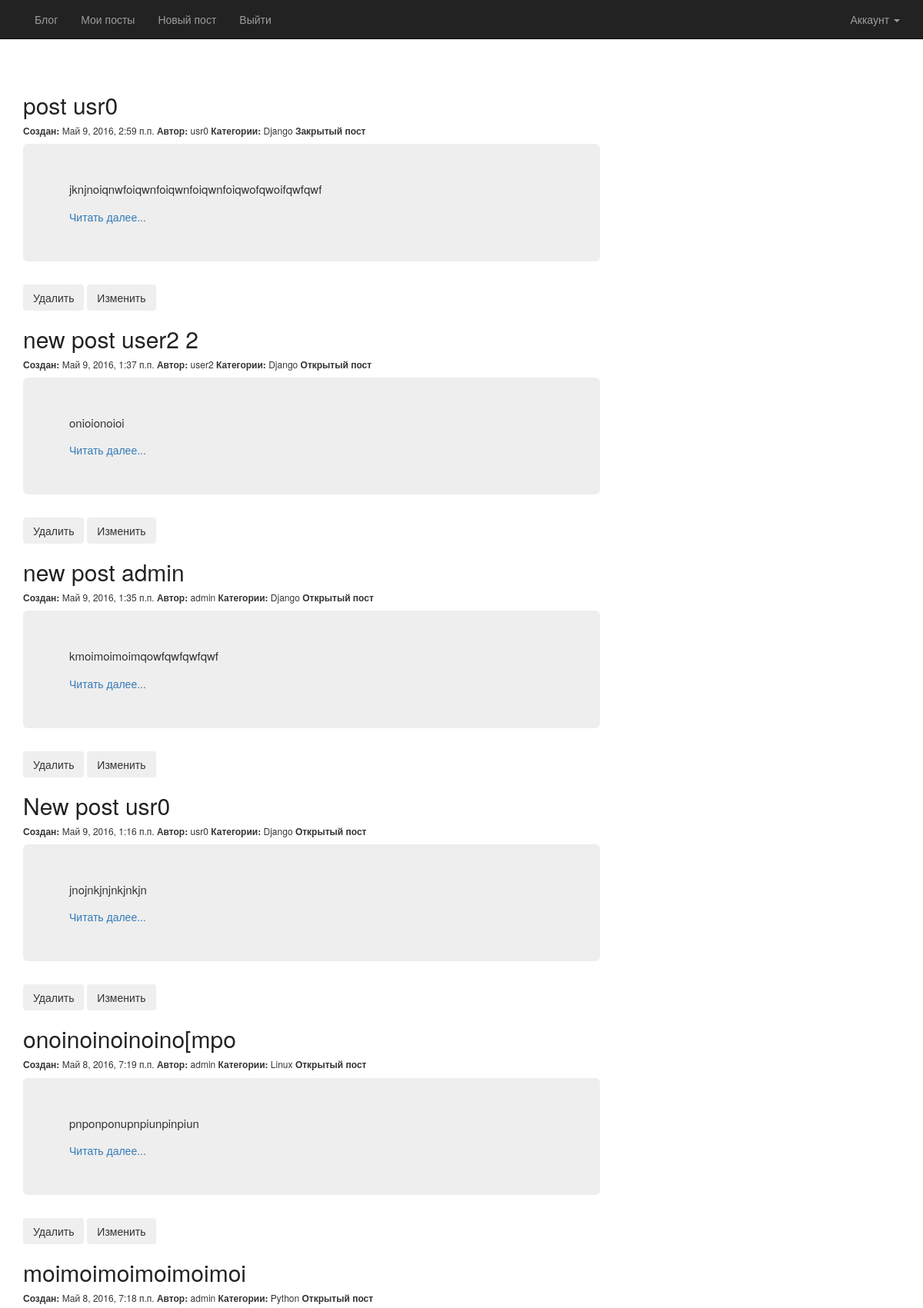
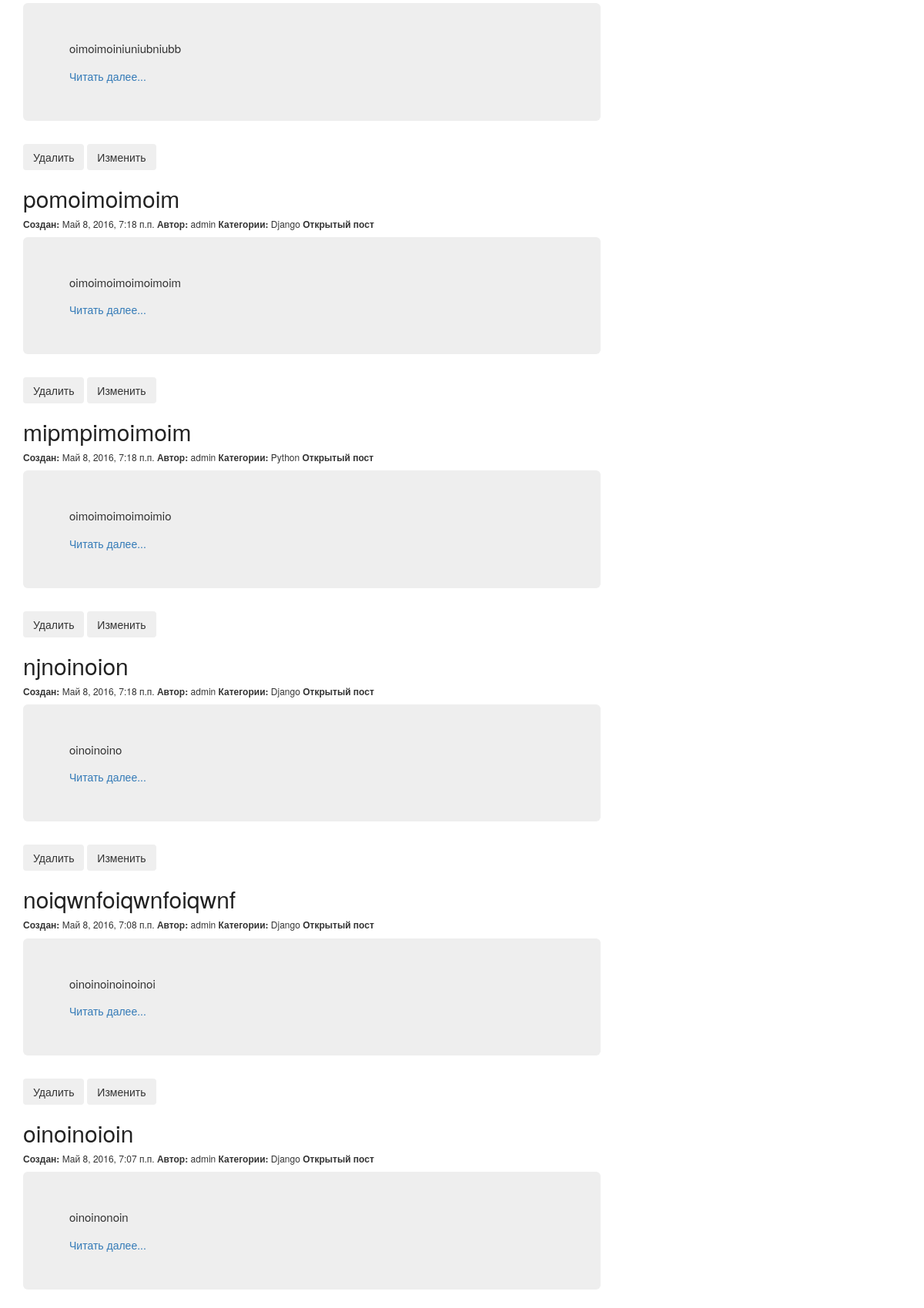
/edit/ (signed in, upper part), run on the app's committed database (2 pictures, top to bottom).
### blog/models.py (models this page shows, shortened)
class Article(models.Model):
    article_title = models.CharField(max_length=100)
    article_text = models.TextField()
    article_date_create = models.DateTimeField(default=timezone.now)
    article_date_modify = models.DateTimeField(default=timezone.now)
    article_access = models.BooleanField(default=True)
    article_autor = models.ForeignKey(User)
    article_tag = models.ManyToManyField(Tags)
    article_count = models.ManyToManyField('CountArticle')

class Tags(models.Model):
    tags_name = models.CharField(max_length=50)
    def __str__(self):
        return self.tags_name

### blog/views.py (the view)
# urls.py: url(r'^edit/$', views.EditView.as_view(), name='edit'),
class EditView(generic.ListView):
    template_name = 'blog/edit.html'
    context_object_name = 'edit_post'
    def get_queryset(self):
        if self.request.user.is_superuser:
            return Article.objects.order_by('-article_date_create').all()
        else:
            return Article.objects.filter(article_autor=self.request.user).order_by('-article_date_create')
    @method_decorator(login_required(redirect_field_name='',
                      login_url='/access_error_to_post'))
    def dispatch(self, request, *args, **kwargs):
        return super(EditView, self).dispatch(request, *args, **kwargs)

### blog/context_processors.py (called while the page is built)
def total_count(request):
    if request.user.is_authenticated():
        try:
            total = CountArticle.objects.get(user=request.user)
            return {"total_count": total.count_article.all().count(), }
        except ObjectDoesNotExist:
            CountArticle.objects.create(user=request.user)
            count_object = CountArticle.objects.get(user=request.user)
            art = Article.objects.all()
            art = list(art)
            count_object.count_article.add(*list(Article.objects.all()))
            return {"total_count": count_object.count_article.all().count(), }
    return {}

### blog/templates/blog/edit.html (shortened to what this page needs)
{% extends "blog/home.html" %}
{% load staticfiles %}
{% block load_css %}
    <link href="{% static 'blog/css/bootstrap.css' %}" rel="stylesheet">
    <link rel="stylesheet" type="text/css" href="{% static 'blog/style.css' %}">
    <link href="{% static 'blog/css/login-margin.css' %}" rel="stylesheet">
{% endblock load_css %}
{% block post %}
    {% if edit_post %}
        <div class="container blog-post">
            <div class="row">
                <div class="col-lg-8 col-md-8">
                    {% for x in edit_post %}
                        <div>
                            <h2 class="article-title">
                                <a class="article-title" href="{% url 'blog:full' x.id %}"> {{ x.article_title }} </a>
                            </h2>
                        </div>
                        <h6>
                            <b>Создан:</b> {{ x.article_date_create }}
                            <b>Автор:</b> {{ x.article_autor }}
                            <b>Категории:</b>
                            {% for tag in x.article_tag.all %}
                                {{ tag }}
                            {% endfor %}
                            {% if x.article_access %}
                                <b>Открытый пост</b>
                            {% else %}
                                <b>Закрытый пост</b>
                            {% endif %}
                        </h6>
                        <div class="jumbotron">
                            <p class="text-justify">
                                {{ x.article_text|linebreaksbr|urlize|truncatewords_html:20 }}
                            </p>
                            <a href="{% url 'blog:full' x.id %}">Читать далее...</a>
                        </div>
                        <div class="form-actions">
                            <button class="btn" onclick="location.href = '{% url 'blog:delete' x.id %}'">Удалить</button>
                            <button class="btn" onclick="location.href = '{% url 'blog:editpost' x.id %}'">Изменить</button>
                        </div>
                    {% endfor %}
                </div>
            </div>
        </div>
    {% endif %}
{% endblock post %}

### blog/static/blog/style.css (style rules this page uses)
body { margin-top: 100px; }
.article-title a, .article-title a:visited { color: #222222; text-decoration: none; }
p.text-justify { font-size: 15px; }

### data on the page
Article: article_title "post usr0", article_date_create "Май 9, 2016, 2:59 п.п.", article_autor "usr0", article_access "Закрытый пост", article_text "jknjnoiqnwfoiqwnfoiqwnfoiqwnfoiqwofqwoifqwfqwf"
Tags: tags_name "Django"
Article: article_title "new post user2 2", article_date_create "Май 9, 2016, 1:37 п.п.", article_autor "user2", article_access "Открытый пост", article_text "onioionoioi"
Article: article_title "new post admin", article_date_create "Май 9, 2016, 1:35 п.п.", article_autor "admin", article_access "Открытый пост", article_text "kmoimoimoimqowfqwfqwfqwf"
Article: article_title "New post usr0", article_date_create "Май 9, 2016, 1:16 п.п.", article_autor "usr0", article_access "Открытый пост", article_text "jnojnkjnjnkjnkjn"
Article: article_title "onoinoinoinoino[mpo", article_date_create "Май 8, 2016, 7:19 п.п.", article_autor "admin", article_access "Открытый пост", article_text "pnponponupnpiunpinpiun"
Tags: tags_name "Linux"
Article: article_title "moimoimoimoimoimoi", article_date_create "Май 8, 2016, 7:18 п.п.", article_autor "admin", article_access "Открытый пост", article_text "oimoimoiniuniubniubb"
Tags: tags_name "Python"
Article: article_title "pomoimoimoim", article_date_create "Май 8, 2016, 7:18 п.п.", article_autor "admin", article_access "Открытый пост", article_text "oimoimoimoimoimoim"
Article: article_title "mipmpimoimoim", article_date_create "Май 8, 2016, 7:18 п.п.", article_autor "admin", article_access "Открытый пост", article_text "oimoimoimoimoimio"
Article: article_title "njnoinoion", article_date_create "Май 8, 2016, 7:18 п.п.", article_autor "admin", article_access "Открытый пост", article_text "oinoinoino"
Article: article_title "noiqwnfoiqwnfoiqwnf", article_date_create "Май 8, 2016, 7:08 п.п.", article_autor "admin", article_access "Открытый пост", article_text "oinoinoinoinoinoi"
Article: article_title "oinoinoioin", article_date_create "Май 8, 2016, 7:07 п.п.", article_autor "admin", article_access "Открытый пост", article_text "oinoinonoin"
